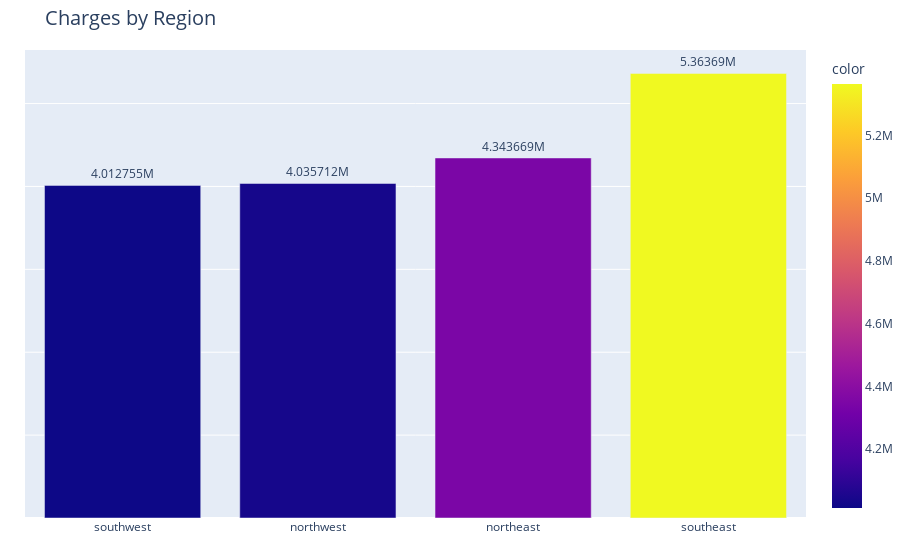

Here is the notebook cell this chart was saved with:
### Code cell
# Ploting charges by region with plotly.express aka px

fig = px.bar(charges, title='Charges by Region', color=charges, color_continuous_scale='plasma')
fig.update_layout(
    margin=dict(t=50, b=0, l=0, r=0),
    titlefont=dict(size=20)
)
fig.update_yaxes(
    showticklabels=False, title=' ')
fig.update_xaxes(title=' ')
fig.update_traces(
    texttemplate='%{y}',  # Display y values as text on the bars
    textposition='outside',  # Position the text outside the bars
)

### Figure 1 — Plotly figure (JSON) as saved in the notebook; plotly's stock layout.template omitted (floating-point values rounded to 4 significant figures)
{"data": [{"alignmentgroup": "True", "hovertemplate": "region=%{x}<br>value=%{y}<br>color=%{marker.color}<extra></extra>", "legendgroup": "", "marker": {"color": [4013000.0, 4036000.0, 4344000.0, 5364000.0], "coloraxis": "coloraxis", "pattern": {"shape": ""}}, "name": "", "offsetgroup": "", "orientation": "v", "showlegend": false, "textposition": "outside", "texttemplate": "%{y}", "type": "bar", "x": ["southwest", "northwest", "northeast", "southeast"], "xaxis": "x", "y": [4013000.0, 4036000.0, 4344000.0, 5364000.0], "yaxis": "y"}], "layout": {"barmode": "relative", "coloraxis": {"colorbar": {"title": {"text": "color"}}, "colorscale": [[0, "#0d0887"], [0.1111, "#46039f"], [0.2222, "#7201a8"], [0.3333, "#9c179e"], [0.4444, "#bd3786"], [0.5556, "#d8576b"], [0.6667, "#ed7953"], [0.7778, "#fb9f3a"], [0.8889, "#fdca26"], [1, "#f0f921"]]}, "legend": {"tracegroupgap": 0}, "margin": {"b": 0, "l": 0, "r": 0, "t": 50}, "title": {"font": {"size": 20}, "text": "Charges by Region"}, "xaxis": {"anchor": "y", "domain": [0, 1], "title": {"text": " "}}, "yaxis": {"anchor": "x", "domain": [0, 1], "showticklabels": false, "title": {"text": " "}}}}
